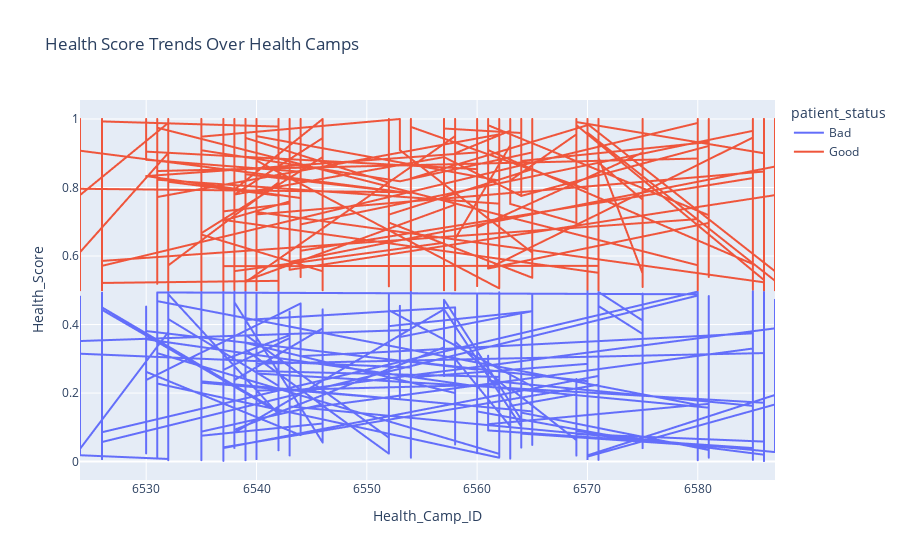

Here is the notebook cell this chart was saved with:
### Code cell
fig = px.line(hea_ds, x='Health_Camp_ID', y='Health_Score', color='patient_status', 
              title='Health Score Trends Over Health Camps')
fig.show()

### Figure 1 — Plotly figure (JSON) as saved in the notebook; plotly's stock layout.template omitted (floating-point values rounded to 4 significant figures; data arrays with more than 128 entries replaced by an {"elided": "..."} marker saying what was removed)
{"data": [{"hovertemplate": "patient_status=Bad<br>Health_Camp_ID=%{x}<br>Health_Score=%{y}<extra></extra>", "legendgroup": "Bad", "line": {"color": "#636efa", "dash": "solid"}, "marker": {"symbol": "circle"}, "mode": "lines", "name": "Bad", "showlegend": true, "type": "scattergl", "x": {"elided": "2957 int values"}, "xaxis": "x", "y": {"elided": "2957 float values"}, "yaxis": "y"}, {"hovertemplate": "patient_status=Good<br>Health_Camp_ID=%{x}<br>Health_Score=%{y}<extra></extra>", "legendgroup": "Good", "line": {"color": "#EF553B", "dash": "solid"}, "marker": {"symbol": "circle"}, "mode": "lines", "name": "Good", "showlegend": true, "type": "scattergl", "x": {"elided": "3261 int values"}, "xaxis": "x", "y": {"elided": "3261 float values"}, "yaxis": "y"}], "layout": {"legend": {"title": {"text": "patient_status"}, "tracegroupgap": 0}, "title": {"text": "Health Score Trends Over Health Camps"}, "xaxis": {"anchor": "y", "domain": [0, 1], "title": {"text": "Health_Camp_ID"}}, "yaxis": {"anchor": "x", "domain": [0, 1], "title": {"text": "Health_Score"}}}}
